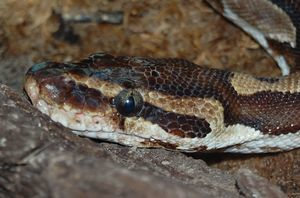
#> input picture lab2/test_images/python.png, 300 x 198 px
$ python lab.py
#> lines starting #> are read from the running program, lines starting #| are printed output that depends on the picture
#> in load_color_image, img is the input picture: PIL image 300x198 RGB; mean R, G, B 96.3, 84.6, 72.8
#> in load_color_image, `pixels = list(img_data)`: pixels = 59400 items
#!/usr/bin/env python3

# NO ADDITIONAL IMPORTS!
# (except in the last part of the lab; see the lab writeup for details)
import math
import random
from PIL import Image

##Code from Lab 1
def get_pixel(image, x, y):
    """
    Retrieves the pixel value from image
    Will keep requested pixel values within the bounds of the image
    """
    y = y*image['width'] #Necessary to multiply by width for correct indexing in a list

    if x < 0:
        x = 0
    if y < 0:
        y = 0
    if x > image['width']-1:
        x =  image['width']-1
    if y > (image['height']-1)*image['width']:
        y = (image['height']-1)*image['width']

    return image['pixels'][x+y]


def set_pixel(image, c):
    """
    Should be called when you have an empty list you are updating with new values
    """
    image['pixels'].append(c)


# [57 lines left out: functions apply_per_pixel, inverted, correlate, not called in this run]

def round_and_clip_image(image):
    """
    Given a dictionary, ensure that the values in the 'pixels' list are all
    integers in the range [0, 255].

    All values should be converted to integers using Python's `round` function.

    Any locations with values higher than 255 in the input should have value
    255 in the output; and any locations with values lower than 0 in the input
    should have value 0 in the output.
    """
    result = copy(image)
    for value in image['pixels']:
        randc = round(value)
        if randc < 0:
            randc = 0
        if randc > 255:
            randc = 255
        set_pixel(result, randc)
    return result

# FILTERS


# [19 lines left out: function edges, not called in this run]

def copy(image):
    """
    Provides a shallow copy of the image to be worked with
    Returns a dictionary with the same height, width, and an empty pixels list
    """
    return {'height': image['height'], 'width': image['width'], 'pixels': [] }
#
#  VARIOUS FILTERS
def color_filter_from_greyscale_filter(filt):
    """
    Given a filter that takes a greyscale image as input and produces a
    greyscale image as output, returns a function that takes a color image as
    input and produces the filtered color image.
    """
    def color_split(image):
        """
        Splits up the color channels of an image and
        returns the [r,g,b] values in a nested list
        """
        red = [pixel_val[0] for pixel_val in image['pixels']]
#> red = 59400 items
        green = [pixel_val[1] for pixel_val in image['pixels']]
#> green = 59400 items
        blue = [pixel_val[2] for pixel_val in image['pixels']]
#> blue = 59400 items
        return [red, green, blue]

    def apply_per_color(image):
        """
        Applies a filter to each channel ([r,g,b]) in an image
        """
        colors = color_split(image)
#> colors = 3 items

        #Updating pixel values for each color
        red_copy = copy(image)
#> red_copy = {'height': 198, 'width': 300, 'pixels': []}
        red_copy['pixels'] = colors[0]
        green_copy = copy(image)
#> green_copy = {'height': 198, 'width': 300, 'pixels': []}
        green_copy['pixels'] = colors[1]
        blue_copy = copy(image)
#> blue_copy = {'height': 198, 'width': 300, 'pixels': []}
        blue_copy['pixels'] = colors[2]
        #Filtering per color channel
        red_filt = filt(red_copy)
        green_filt = filt(green_copy)
        blue_filt = filt(blue_copy)
        #Wrapping colors back into a tuple
        inverted_colors = [(red,green,blue) for red, green, blue in zip(red_filt['pixels'], green_filt['pixels'], blue_filt['pixels'])]
        return {'height': image['height'], 'width': image['width'], 'pixels': inverted_colors }
    return apply_per_color

# [50 lines left out: functions make_blur_filter, make_sharpen_filter, filter_cascade, not called in this run]

def rand_mirror_filter(image):
    """
    Takes an image and mirros all the entire image about the y axis
    """
    mirror = copy(image)
#> mirror = {'height': 198, 'width': 300, 'pixels': []}
    height = image['height']
#> height = 198
    width = image['width']
#> width = 300

    for y in range(height):
        row = image['pixels'][y*width:(y+1)*width]
        row.reverse()
        mirror['pixels'].extend(row)
    rand = copy(mirror)
#> rand = {'height': 198, 'width': 300, 'pixels': []}
    for y in range(height):
        for x in range(width):
            rint = random.randint(1,20)
            color = get_pixel(mirror,x,y)
            newcolor = rint/10*color
            set_pixel(rand,newcolor)
#> this loop made 198 passes
    return round_and_clip_image(rand)
#> the loop in round_and_clip_image, `for value in image['pixels']:` made 59400 passes
#> value on passes 1 to 3: 62.4, 72.8, 9.4
#> the loop in round_and_clip_image (call 2), `for value in image['pixels']:` made 59400 passes
#> value on passes 1 to 3: 37, 4.1, 7.4


# SEAM CARVING
# Main Seam Carving Implementation

# [115 lines left out: functions seam_carving, greyscale_image_from_color_image, compute_energy, cumulative_energy_map, minimum_energy_seam, image_without_seam, not called in this run]

# HELPER FUNCTIONS FOR LOADING AND SAVING COLOR IMAGES

def load_color_image(filename):
    """
    Loads a color image from the given file and returns a dictionary
    representing that image.

    Invoked as, for example:
       i = load_color_image('test_images/cat.png')
    """
    with open(filename, 'rb') as img_handle:
        img = Image.open(img_handle)
        img = img.convert('RGB')  # in case we were given a greyscale image
        img_data = img.getdata()
        pixels = list(img_data)
        w, h = img.size
        return {'height': h, 'width': w, 'pixels': pixels}


def save_color_image(image, filename, mode='PNG'):
    """
    Saves the given color image to disk or to a file-like object.  If filename
    is given as a string, the file type will be inferred from the given name.
    If filename is given as a file-like object, the file type will be
    determined by the 'mode' parameter.
    """
#> called with filename = 'test_results/rand_mirrored_python.png', mode = 'PNG'
    out = Image.new(mode='RGB', size=(image['width'], image['height']))
#> out: PIL image 300x198 RGB; every value is 0
    out.putdata(image['pixels'])
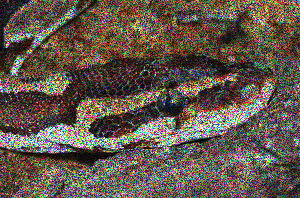
#> out: PIL image 300x198 RGB; mean R, G, B 99.2, 86.9, 75.1
    if isinstance(filename, str):
        out.save(filename)
    else:
        out.save(filename, mode)
    out.close()


# [38 lines left out: functions load_greyscale_image, save_greyscale_image, not called in this run]

    #Personal Function


if __name__ == '__main__':
    # [28 lines of commented-out code are left out]
    color_mirror = color_filter_from_greyscale_filter(rand_mirror_filter)
    rand_mirrored_python = color_mirror(load_color_image('test_images/python.png'))
    save_color_image(rand_mirrored_python,'test_results/rand_mirrored_python.png')
    #pass

$ run again, with lab2/test_images/cat.png copied over lab2/test_images/python.png
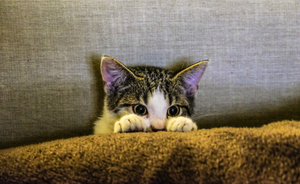
#> input picture lab2/test_images/cat.png, 300 x 184 px
#> in load_color_image, img is the input picture: PIL image 300x184 RGB; mean R, G, B 123.5, 111, 89.6
#> pixels = 55200 items
#> colors = 3 items
#> red_copy = {'height': 184, 'width': 300, 'pixels': []}
#> height = 184
#> width = 300
#> rand = {'height': 184, 'width': 300, 'pixels': []}
#> the loop in rand_mirror_filter, `for y in range(height):` made 184 passes
#> the loop in round_and_clip_image, `for value in image['pixels']:` made 55200 passes
#> value on passes 1 to 3: 231.4, 256.2, 36.8
#> the loop in round_and_clip_image (call 2), `for value in image['pixels']:` made 55200 passes
#> value on passes 1 to 3: 311.4, 126, 289.6
#> in save_color_image, `out.putdata(image['pixels'])`:
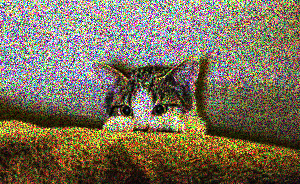
#> out: PIL image 300x184 RGB; mean R, G, B 123.4, 111.9, 90.4

$ run again, with lab2/test_results/inverted_color_cat.png copied over lab2/test_images/python.png
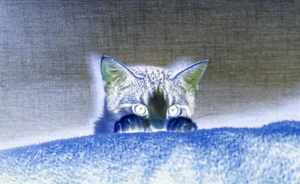
#> input picture lab2/test_results/inverted_color_cat.png, 300 x 184 px
#> in load_color_image, img is the input picture: PIL image 300x184 RGB; mean R, G, B 131.5, 144, 165.4
#> pixels = 55200 items
#> colors = 3 items
#> red_copy = {'height': 184, 'width': 300, 'pixels': []}
#> height = 184
#> width = 300
#> rand = {'height': 184, 'width': 300, 'pixels': []}
#> the loop in rand_mirror_filter, `for y in range(height):` made 184 passes
#> the loop in round_and_clip_image, `for value in image['pixels']:` made 55200 passes
#> value on passes 1 to 3: 100.1, 100.8, 14.2
#> the loop in round_and_clip_image (call 2), `for value in image['pixels']:` made 55200 passes
#> value on passes 1 to 3: 147.6, 52.5, 118.4
#> in save_color_image, `out.putdata(image['pixels'])`:
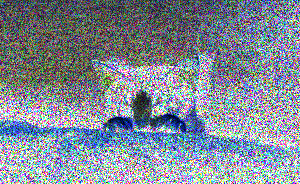
#> out: PIL image 300x184 RGB; mean R, G, B 128.9, 138.1, 150.1
